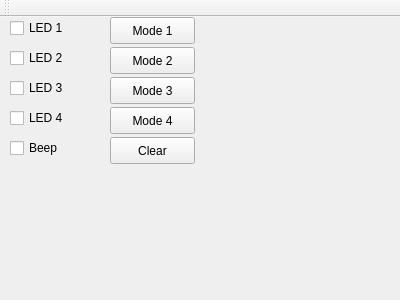
<?xml version="1.0" encoding="UTF-8"?>
<ui version="4.0">
 <class>MainWindow</class>
 <widget class="QMainWindow" name="MainWindow">
  <property name="geometry">
   <rect>
    <x>0</x>
    <y>0</y>
    <width>400</width>
    <height>300</height>
   </rect>
  </property>
  <property name="windowTitle">
   <string>MainWindow</string>
  </property>
  <widget class="QWidget" name="centralWidget">
   <widget class="QCheckBox" name="LED_1_chk">
    <property name="geometry">
     <rect>
      <x>10</x>
      <y>0</y>
      <width>85</width>
      <height>22</height>
     </rect>
    </property>
    <property name="text">
     <string>LED 1</string>
    </property>
   </widget>
   <widget class="QCheckBox" name="LED_2_chk">
    <property name="geometry">
     <rect>
      <x>10</x>
      <y>30</y>
      <width>85</width>
      <height>22</height>
     </rect>
    </property>
    <property name="text">
     <string>LED 2</string>
    </property>
   </widget>
   <widget class="QCheckBox" name="LED_3_chk">
    <property name="geometry">
     <rect>
      <x>10</x>
      <y>60</y>
      <width>85</width>
      <height>22</height>
     </rect>
    </property>
    <property name="text">
     <string>LED 3</string>
    </property>
   </widget>
   <widget class="QCheckBox" name="LED_4_chk">
    <property name="geometry">
     <rect>
      <x>10</x>
      <y>90</y>
      <width>85</width>
      <height>22</height>
     </rect>
    </property>
    <property name="text">
     <string>LED 4</string>
    </property>
   </widget>
   <widget class="QCheckBox" name="Beep_chk">
    <property name="geometry">
     <rect>
      <x>10</x>
      <y>120</y>
      <width>85</width>
      <height>22</height>
     </rect>
    </property>
    <property name="text">
     <string>Beep</string>
    </property>
   </widget>
   <widget class="QPushButton" name="Mode_1_btn">
    <property name="geometry">
     <rect>
      <x>110</x>
      <y>0</y>
      <width>85</width>
      <height>27</height>
     </rect>
    </property>
    <property name="text">
     <string>Mode 1</string>
    </property>
   </widget>
   <widget class="QPushButton" name="Mode_2_btn">
    <property name="geometry">
     <rect>
      <x>110</x>
      <y>30</y>
      <width>85</width>
      <height>27</height>
     </rect>
    </property>
    <property name="text">
     <string>Mode 2</string>
    </property>
   </widget>
   <widget class="QPushButton" name="Mode_3_btn">
    <property name="geometry">
     <rect>
      <x>110</x>
      <y>60</y>
      <width>85</width>
      <height>27</height>
     </rect>
    </property>
    <property name="text">
     <string>Mode 3</string>
    </property>
   </widget>
   <widget class="QPushButton" name="Mode_4_btn">
    <property name="geometry">
     <rect>
      <x>110</x>
      <y>90</y>
      <width>85</width>
      <height>27</height>
     </rect>
    </property>
    <property name="text">
     <string>Mode 4</string>
    </property>
   </widget>
   <widget class="QPushButton" name="Clear_btn">
    <property name="geometry">
     <rect>
      <x>110</x>
      <y>120</y>
      <width>85</width>
      <height>27</height>
     </rect>
    </property>
    <property name="text">
     <string>Clear</string>
    </property>
   </widget>
   <widget class="QLabel" name="Label_1">
    <property name="geometry">
     <rect>
      <x>10</x>
      <y>160</y>
      <width>261</width>
      <height>31</height>
     </rect>
    </property>
    <property name="text">
     <string/>
    </property>
   </widget>
   <widget class="QLabel" name="Label_2">
    <property name="geometry">
     <rect>
      <x>10</x>
      <y>200</y>
      <width>261</width>
      <height>31</height>
     </rect>
    </property>
    <property name="text">
     <string/>
    </property>
   </widget>
  </widget>
  <widget class="QMenuBar" name="menuBar">
   <property name="geometry">
    <rect>
     <x>0</x>
     <y>0</y>
     <width>400</width>
     <height>25</height>
    </rect>
   </property>
  </widget>
  <widget class="QToolBar" name="mainToolBar">
   <attribute name="toolBarArea">
    <enum>TopToolBarArea</enum>
   </attribute>
   <attribute name="toolBarBreak">
    <bool>false</bool>
   </attribute>
  </widget>
 </widget>
 <layoutdefault spacing="6" margin="11"/>
 <resources/>
 <connections/>
</ui>
